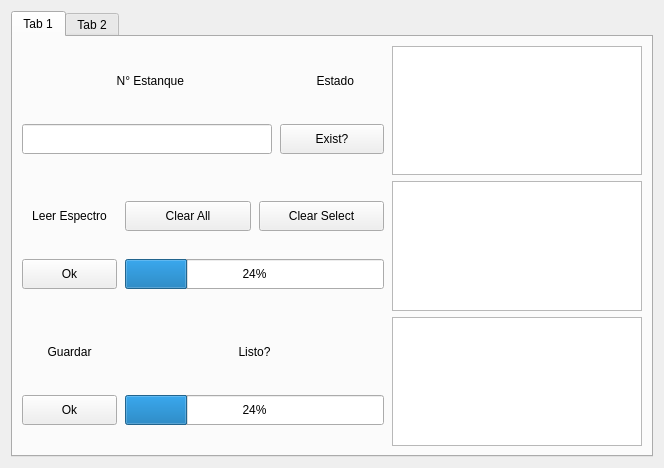
<?xml version="1.0" encoding="UTF-8"?>
<ui version="4.0">
 <class>ReadSaveData</class>
 <widget class="QWidget" name="ReadSaveData">
  <property name="geometry">
   <rect>
    <x>0</x>
    <y>0</y>
    <width>664</width>
    <height>468</height>
   </rect>
  </property>
  <property name="minimumSize">
   <size>
    <width>550</width>
    <height>350</height>
   </size>
  </property>
  <property name="windowTitle">
   <string>Form</string>
  </property>
  <layout class="QHBoxLayout" name="horizontalLayout_2">
   <item>
    <widget class="QTabWidget" name="ventanacompleta">
     <property name="minimumSize">
      <size>
       <width>450</width>
       <height>300</height>
      </size>
     </property>
     <property name="currentIndex">
      <number>0</number>
     </property>
     <widget class="QWidget" name="Adquirir">
      <property name="minimumSize">
       <size>
        <width>400</width>
        <height>300</height>
       </size>
      </property>
      <attribute name="title">
       <string>Tab 1</string>
      </attribute>
      <layout class="QVBoxLayout" name="verticalLayout_5">
       <item>
        <layout class="QVBoxLayout" name="verticalLayout_2">
         <property name="spacing">
          <number>8</number>
         </property>
         <item>
          <layout class="QHBoxLayout" name="horizontalLayout">
           <property name="spacing">
            <number>8</number>
           </property>
           <item>
            <layout class="QVBoxLayout" name="verticalLayout_7">
             <item>
              <widget class="QLabel" name="label_estanque">
               <property name="minimumSize">
                <size>
                 <width>145</width>
                 <height>30</height>
                </size>
               </property>
               <property name="maximumSize">
                <size>
                 <width>250</width>
                 <height>30</height>
                </size>
               </property>
               <property name="text">
                <string>  N° Estanque</string>
               </property>
               <property name="alignment">
                <set>Qt::AlignCenter</set>
               </property>
              </widget>
             </item>
             <item>
              <widget class="QLineEdit" name="linedit_estanquein">
               <property name="minimumSize">
                <size>
                 <width>198</width>
                 <height>30</height>
                </size>
               </property>
               <property name="maximumSize">
                <size>
                 <width>250</width>
                 <height>30</height>
                </size>
               </property>
              </widget>
             </item>
            </layout>
           </item>
           <item>
            <layout class="QVBoxLayout" name="verticalLayout_4">
             <item>
              <widget class="QLabel" name="label_estado">
               <property name="minimumSize">
                <size>
                 <width>95</width>
                 <height>30</height>
                </size>
               </property>
               <property name="maximumSize">
                <size>
                 <width>140</width>
                 <height>30</height>
                </size>
               </property>
               <property name="text">
                <string>  Estado</string>
               </property>
               <property name="alignment">
                <set>Qt::AlignCenter</set>
               </property>
              </widget>
             </item>
             <item>
              <widget class="QPushButton" name="boton_estado">
               <property name="minimumSize">
                <size>
                 <width>95</width>
                 <height>30</height>
                </size>
               </property>
               <property name="maximumSize">
                <size>
                 <width>140</width>
                 <height>30</height>
                </size>
               </property>
               <property name="text">
                <string>Exist?</string>
               </property>
              </widget>
             </item>
            </layout>
           </item>
           <item>
            <layout class="QVBoxLayout" name="verticalLayout_3">
             <item>
              <widget class="QTextBrowser" name="display_estanques">
               <property name="minimumSize">
                <size>
                 <width>195</width>
                 <height>90</height>
                </size>
               </property>
               <property name="maximumSize">
                <size>
                 <width>250</width>
                 <height>150</height>
                </size>
               </property>
              </widget>
             </item>
            </layout>
           </item>
          </layout>
         </item>
        </layout>
       </item>
       <item>
        <layout class="QVBoxLayout" name="verticalLayout_9">
         <property name="spacing">
          <number>8</number>
         </property>
         <item>
          <layout class="QHBoxLayout" name="horizontalLayout_3">
           <property name="spacing">
            <number>8</number>
           </property>
           <item>
            <layout class="QVBoxLayout" name="verticalLayout_10">
             <item>
              <widget class="QLabel" name="label_read">
               <property name="minimumSize">
                <size>
                 <width>95</width>
                 <height>30</height>
                </size>
               </property>
               <property name="maximumSize">
                <size>
                 <width>200</width>
                 <height>30</height>
                </size>
               </property>
               <property name="text">
                <string>Leer Espectro</string>
               </property>
               <property name="alignment">
                <set>Qt::AlignCenter</set>
               </property>
              </widget>
             </item>
             <item>
              <widget class="QPushButton" name="boton_load">
               <property name="minimumSize">
                <size>
                 <width>95</width>
                 <height>30</height>
                </size>
               </property>
               <property name="maximumSize">
                <size>
                 <width>95</width>
                 <height>30</height>
                </size>
               </property>
               <property name="text">
                <string>Ok</string>
               </property>
              </widget>
             </item>
            </layout>
           </item>
           <item>
            <layout class="QVBoxLayout" name="verticalLayout_11">
             <item>
              <layout class="QHBoxLayout" name="horizontalLayout_6">
               <item>
                <widget class="QPushButton" name="boton_clearall">
                 <property name="minimumSize">
                  <size>
                   <width>95</width>
                   <height>30</height>
                  </size>
                 </property>
                 <property name="maximumSize">
                  <size>
                   <width>140</width>
                   <height>30</height>
                  </size>
                 </property>
                 <property name="text">
                  <string>Clear All</string>
                 </property>
                </widget>
               </item>
               <item>
                <widget class="QPushButton" name="boton_clearselect">
                 <property name="minimumSize">
                  <size>
                   <width>95</width>
                   <height>30</height>
                  </size>
                 </property>
                 <property name="maximumSize">
                  <size>
                   <width>140</width>
                   <height>30</height>
                  </size>
                 </property>
                 <property name="text">
                  <string>Clear Select</string>
                 </property>
                </widget>
               </item>
              </layout>
             </item>
             <item>
              <layout class="QHBoxLayout" name="horizontalLayout_7">
               <item>
                <widget class="QProgressBar" name="read_bar">
                 <property name="minimumSize">
                  <size>
                   <width>198</width>
                   <height>30</height>
                  </size>
                 </property>
                 <property name="maximumSize">
                  <size>
                   <width>295</width>
                   <height>30</height>
                  </size>
                 </property>
                 <property name="value">
                  <number>24</number>
                 </property>
                </widget>
               </item>
              </layout>
             </item>
            </layout>
           </item>
           <item>
            <layout class="QVBoxLayout" name="verticalLayout_12">
             <item>
              <widget class="QListView" name="listview_read">
               <property name="minimumSize">
                <size>
                 <width>195</width>
                 <height>90</height>
                </size>
               </property>
               <property name="maximumSize">
                <size>
                 <width>250</width>
                 <height>150</height>
                </size>
               </property>
              </widget>
             </item>
            </layout>
           </item>
          </layout>
         </item>
        </layout>
       </item>
       <item>
        <layout class="QVBoxLayout" name="verticalLayout_13">
         <item>
          <layout class="QHBoxLayout" name="horizontalLayout_4">
           <property name="spacing">
            <number>8</number>
           </property>
           <item>
            <layout class="QVBoxLayout" name="verticalLayout_14">
             <item>
              <widget class="QLabel" name="label_save">
               <property name="minimumSize">
                <size>
                 <width>95</width>
                 <height>30</height>
                </size>
               </property>
               <property name="maximumSize">
                <size>
                 <width>95</width>
                 <height>30</height>
                </size>
               </property>
               <property name="text">
                <string>Guardar</string>
               </property>
               <property name="alignment">
                <set>Qt::AlignCenter</set>
               </property>
              </widget>
             </item>
             <item>
              <widget class="QPushButton" name="boton_save">
               <property name="minimumSize">
                <size>
                 <width>95</width>
                 <height>30</height>
                </size>
               </property>
               <property name="maximumSize">
                <size>
                 <width>95</width>
                 <height>30</height>
                </size>
               </property>
               <property name="text">
                <string>Ok</string>
               </property>
              </widget>
             </item>
            </layout>
           </item>
           <item>
            <layout class="QVBoxLayout" name="verticalLayout_15">
             <item>
              <widget class="QLabel" name="label_savebar">
               <property name="minimumSize">
                <size>
                 <width>198</width>
                 <height>30</height>
                </size>
               </property>
               <property name="maximumSize">
                <size>
                 <width>295</width>
                 <height>30</height>
                </size>
               </property>
               <property name="text">
                <string>Listo?</string>
               </property>
               <property name="alignment">
                <set>Qt::AlignCenter</set>
               </property>
              </widget>
             </item>
             <item>
              <widget class="QProgressBar" name="save_bar">
               <property name="minimumSize">
                <size>
                 <width>198</width>
                 <height>30</height>
                </size>
               </property>
               <property name="maximumSize">
                <size>
                 <width>295</width>
                 <height>30</height>
                </size>
               </property>
               <property name="value">
                <number>24</number>
               </property>
              </widget>
             </item>
            </layout>
           </item>
           <item>
            <layout class="QVBoxLayout" name="verticalLayout_16">
             <item>
              <widget class="QListView" name="list_saved">
               <property name="minimumSize">
                <size>
                 <width>195</width>
                 <height>90</height>
                </size>
               </property>
               <property name="maximumSize">
                <size>
                 <width>250</width>
                 <height>150</height>
                </size>
               </property>
              </widget>
             </item>
            </layout>
           </item>
          </layout>
         </item>
        </layout>
       </item>
      </layout>
     </widget>
     <widget class="QWidget" name="Visualizar">
      <property name="minimumSize">
       <size>
        <width>400</width>
        <height>300</height>
       </size>
      </property>
      <attribute name="title">
       <string>Tab 2</string>
      </attribute>
      <layout class="QVBoxLayout" name="verticalLayout">
       <item>
        <layout class="QVBoxLayout" name="verticalLayout_6">
         <property name="spacing">
          <number>8</number>
         </property>
         <item>
          <layout class="QHBoxLayout" name="horizontalLayout_5">
           <item>
            <widget class="QLabel" name="label">
             <property name="minimumSize">
              <size>
               <width>100</width>
               <height>25</height>
              </size>
             </property>
             <property name="maximumSize">
              <size>
               <width>100</width>
               <height>25</height>
              </size>
             </property>
             <property name="text">
              <string>TextLabel</string>
             </property>
            </widget>
           </item>
           <item>
            <widget class="QComboBox" name="comboBox">
             <property name="minimumSize">
              <size>
               <width>340</width>
               <height>25</height>
              </size>
             </property>
             <property name="maximumSize">
              <size>
               <width>1000</width>
               <height>25</height>
              </size>
             </property>
            </widget>
           </item>
          </layout>
         </item>
        </layout>
       </item>
       <item>
        <layout class="QVBoxLayout" name="verticalLayout_18">
         <item>
          <layout class="QVBoxLayout" name="verticalLayout_19">
           <item>
            <widget class="QLabel" name="label_3">
             <property name="minimumSize">
              <size>
               <width>250</width>
               <height>25</height>
              </size>
             </property>
             <property name="maximumSize">
              <size>
               <width>400</width>
               <height>25</height>
              </size>
             </property>
             <property name="text">
              <string>TextLabel</string>
             </property>
            </widget>
           </item>
           <item>
            <widget class="QGraphicsView" name="graphicsView">
             <property name="minimumSize">
              <size>
               <width>450</width>
               <height>145</height>
              </size>
             </property>
            </widget>
           </item>
          </layout>
         </item>
        </layout>
       </item>
      </layout>
     </widget>
    </widget>
   </item>
  </layout>
 </widget>
 <resources/>
 <connections/>
</ui>
